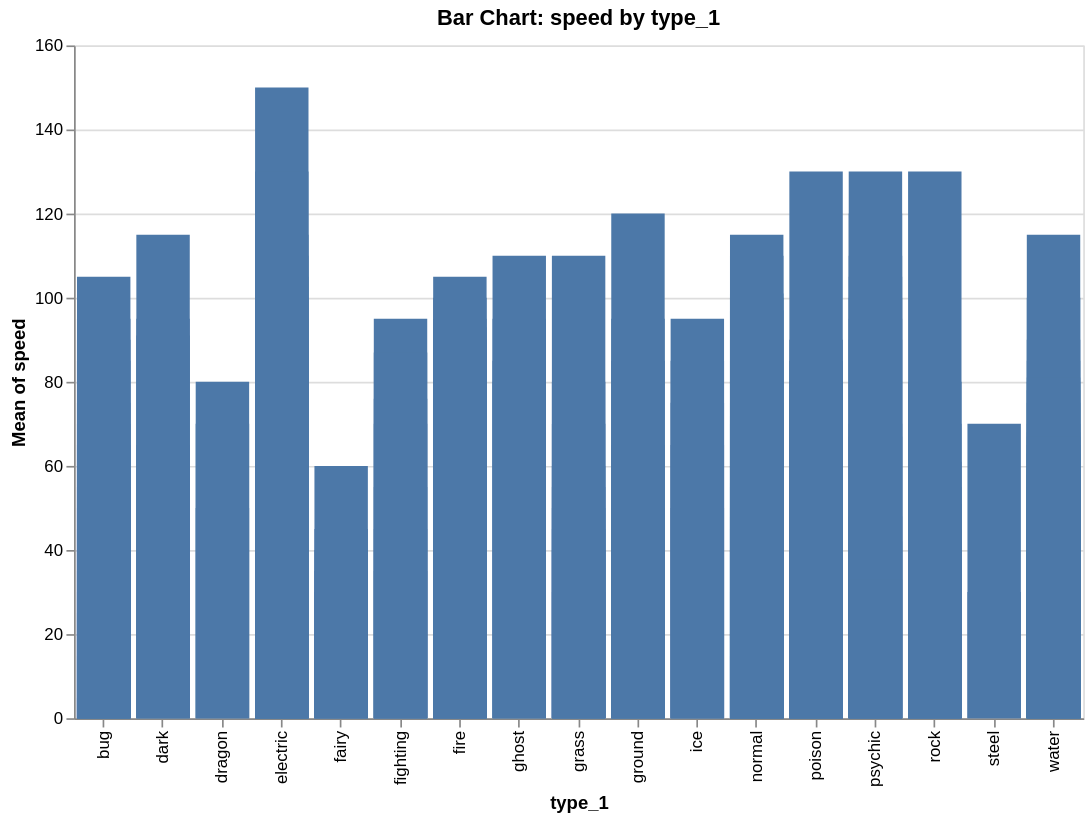

Write the Vega-Lite specification saved for this chart.
### Vega-Lite specification from a JSON file in a GitHub repository (floating-point values rounded to 4 significant figures; data arrays with more than 128 entries replaced by an {"elided": "..."} marker saying what was removed)
{"$schema": "https://vega.github.io/schema/vega-lite/v5.json", "title": "Bar Chart: speed by type_1", "width": 600, "height": 400, "data": {"values": {"elided": "250 records"}}, "mark": "bar", "encoding": {"x": {"field": "type_1", "type": "nominal", "scale": {}}, "y": {"field": "speed", "type": "quantitative", "aggregate": "mean", "scale": {}}, "tooltip": [{"field": "type_1", "type": "nominal"}, {"field": "speed", "type": "quantitative"}]}, "transform": [], "params": []}
